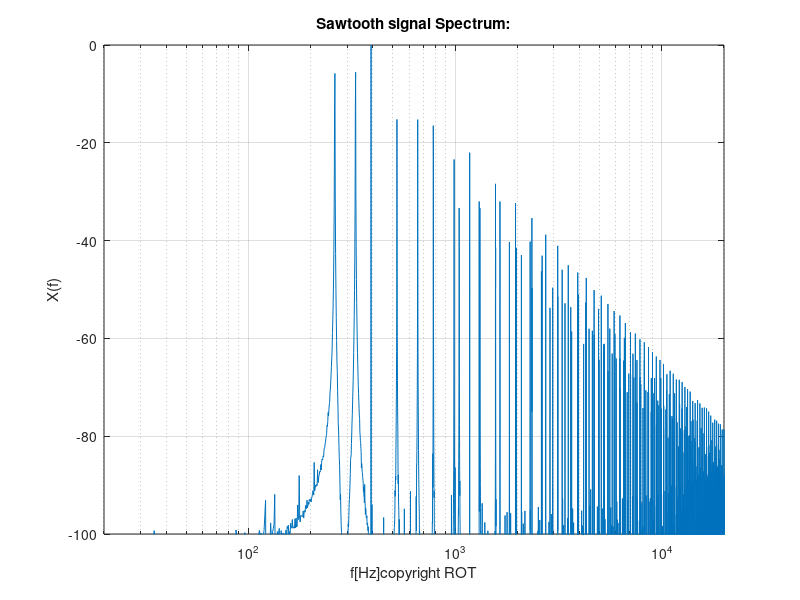

The MATLAB script that drew this image:
function [my_saw,t] = my_sawtooth(freq,fs)
    if(nargin == 0)
        fs = 48000;                             % default sampeling freq
        freq = [261.6 329.6 392];               % default chord: c major
    elseif(nargin == 1)
        fs = 48000;
    end
    if(fs<2*max(freq))
        disp("ERROR: my_sawtooth return an empty value")
        disp("fs doesn't follow nyquist");
        return
    end
    T = 1;                                      % 1 sec sound signal
    t = [0:1/fs:T - 1/fs];                      % time grid
    my_saw_func =@(f0) sawtooth(2*pi*f0*t);     % anonymous func to calculate sawtooth
    my_saw = 0;
    for f_i = freq
        my_saw = my_saw + my_saw_func(f_i);     % calculate signal
    end

    % plot signal:
    N = fs*T;
    saw_f = fft(my_saw,N);
    sawtooth_f_mag = 20*log(abs(saw_f));
    sawtooth_f_mag = sawtooth_f_mag - max(sawtooth_f_mag);
    fgrid = fs*(0:(N-1))/(N);
    figure(1);
    semilogx(fgrid,sawtooth_f_mag); grid on; axis([20, 20*10^3 -100 0]);
    title("Sawtooth signal Spectrum:"); xlabel("f[Hz]{\copyright} ROT"); ylabel("X(f)");
end